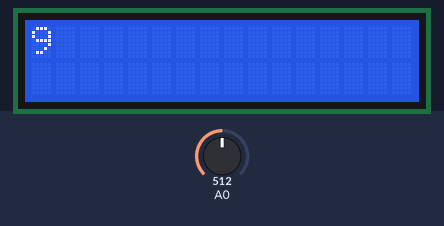
Recording of a sketch running on a simulated Arduino Uno, built with avr-gcc and run on an emulated ATmega328P. Parts: 16×2 character LCD. The inputs (shaded band) are chosen by the test bench; at power-on: A0 = 512.

Above: at 1.2 s.
1.3 s: A0 set to 716
At 1.3 s:
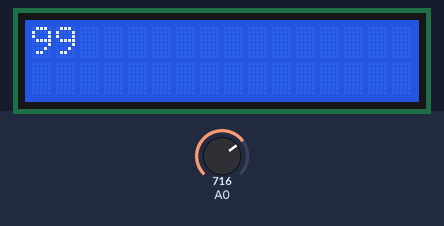
2.8 s: A0 set to 511
At 3.8 s:
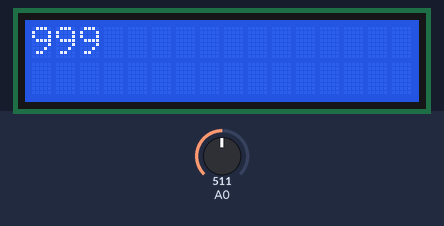
Timing chart, 0 to 5.8 s (numbered marks = the images above; inputs shaded):
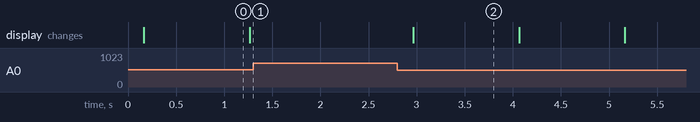

Measured:
- after the input at 1.3 s, every drawn part: stays the same
- after the input at 2.8 s, the display: changes after 0.16 s (image 2)
- what the display in image 0 shows lasts 1.1 s, from 0.2 s to 1.3 s

The sketch:

code.ino
```cpp
//intilizing the LCD display
#include <LiquidCrystal.h>
const int rs=12, en=11, d4=5,d5=4,d6=3,d7=2;
LiquidCrystal lcd(rs, en, d4, d5,d6,d7);

//for the keypad
int keyIn =0;
//creating an array for values read from the analog pin
int keyVals [16] = {561,465,330,611,536,436,651,592,515,635,684,574,48,246,378,470};
//creating an array for characters on the keypad
char keys[16]= {'1','2','3','4','5','6','7','8','9','0','*','-','+','B','/','='};


void setup(){
  lcd.begin(16,2);
}
void loop(){
  //read form analog pin of keypad
  keyIn= analogRead(A0);
  delay(100);
  /*using the value gotten from the analog read, scan through the "keyVals" array and
   print out the respective key character in the "keys" array.
   */
  for(int i=0; i<=15; i++){
   if(abs(keyIn-keyVals[i])<5){
    lcd.print(keys[i]);
   delay(1000);

   }
  }

}
```
